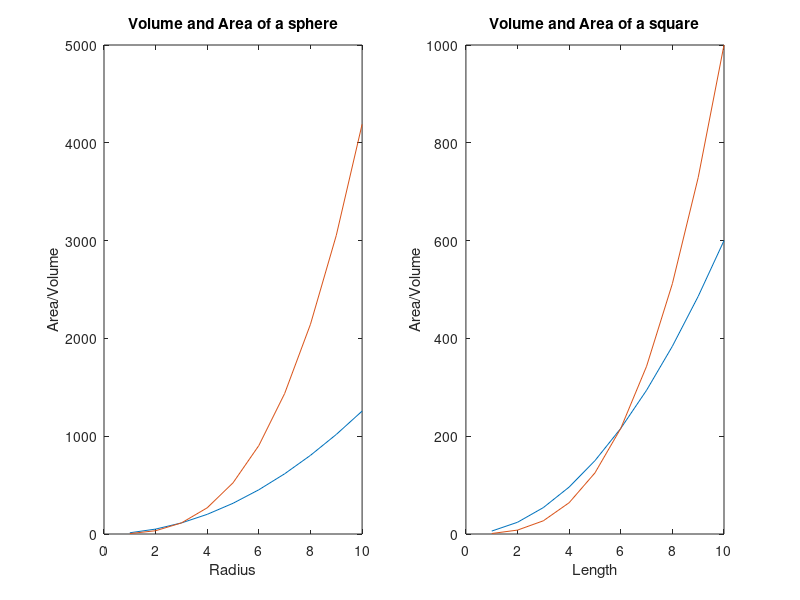

Recreate this plot in MATLAB.
% Dean Chong San
% 40061194
clc;
close all;

radiuses = [1:10];

% Sphere
area = 4 * pi .* radiuses .^2;
volume = 4/3 * pi .* radiuses .^3;

% Square
surfAreaSquare = 6.*radiuses.^2;
volumeSquare = radiuses.^3;

subplot(1,2,1);
plot (radiuses, area);
title('Volume and Area of a sphere');
ylabel('Area/Volume');
xlabel('Radius');
hold on;
plot (radiuses, volume);

hold off;

subplot(1,2,2);
plot (radiuses, surfAreaSquare);
title('Volume and Area of a square');
ylabel('Area/Volume');
xlabel('Length');
hold on;

plot (radiuses, volumeSquare);